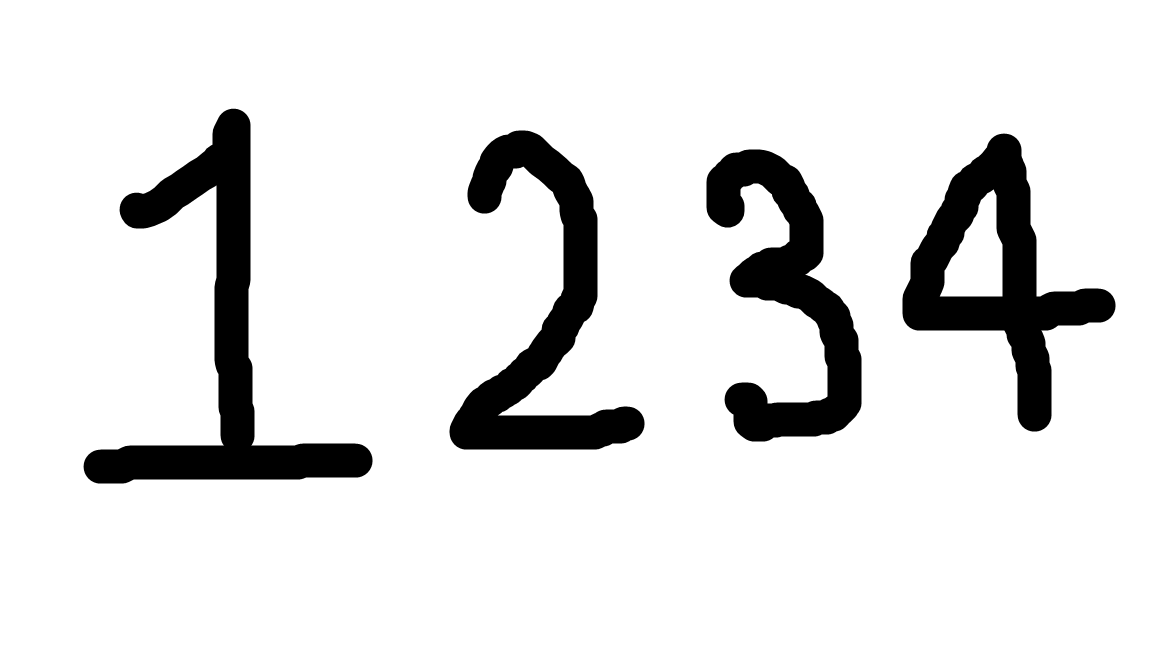
#> input picture Task_2_Segmentation/Dion_Experimentation/input/1234.png, 1152 x 648 px
$ jupyter execute task2.ipynb
#> lines starting #> are read from the running program, lines starting #| are printed output that depends on the picture; after the words box and inside, x2 and y2 are one past the last pixel; in counts of white or black regions, pixels touching at a corner belong together
[cell 1]
import cv2 as cv2
import numpy as np
import matplotlib.pyplot as plt

[cell 2]
def segment_image(path):
#> called with path = 'input/1234.png'
    image = cv2.imread(path, cv2.IMREAD_GRAYSCALE)
#> image is the input picture: shape (648, 1152); min 0, max 255, mean 225.5
    if image is None:
        raise ValueError(f"Image not found: {path}")
    else:

        image = 255 - image
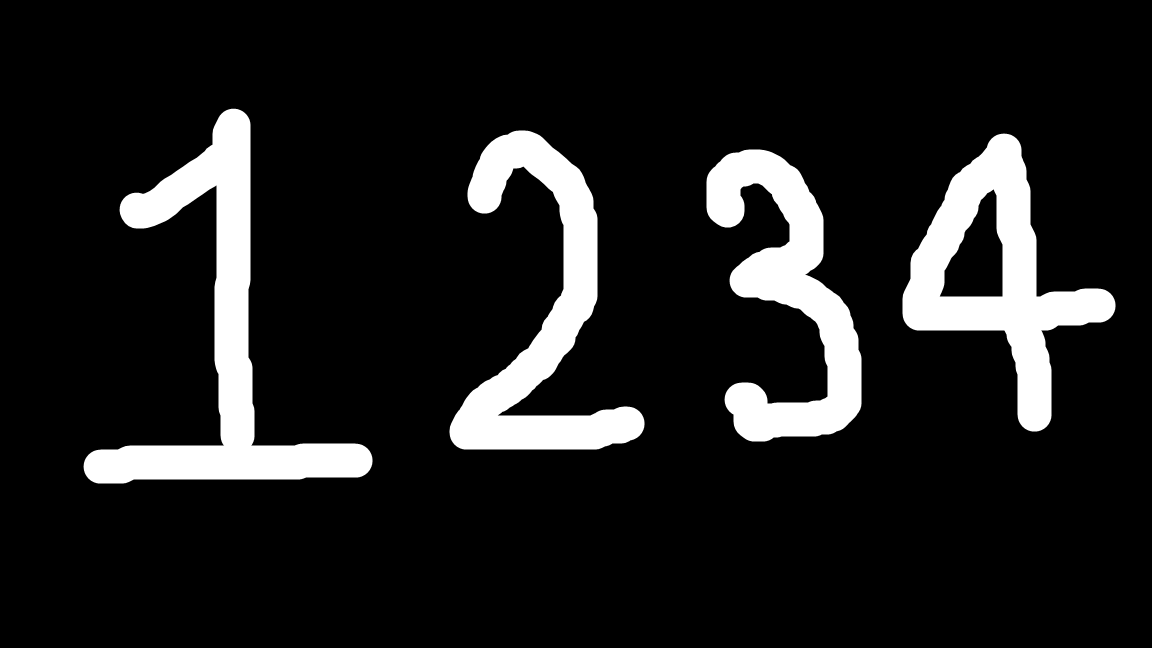
#> image: shape (648, 1152); min 0, max 255, mean 29.5

        _, thresh = cv2.threshold(image, 127, 255, cv2.THRESH_BINARY)
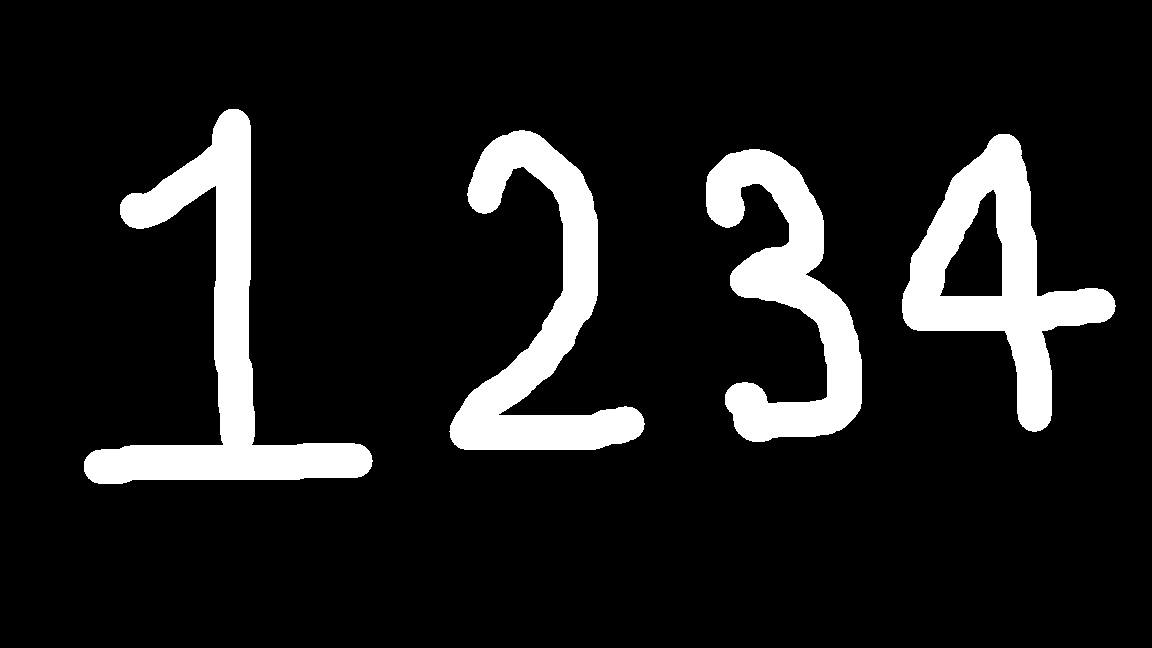
#> thresh: shape (648, 1152); 11.7% white; 4 white regions

        contours, _ = cv2.findContours(thresh, cv2.RETR_EXTERNAL, cv2.CHAIN_APPROX_SIMPLE)
#> contours = 4 contours; box (x1, y1, x2, y2) and area: (902, 134, 1116, 432) 25097, (84, 109, 373, 484) 24502, (449, 130, 645, 450) 20529, (706, 149, 862, 442) 19188

        contours = sorted(contours, key=lambda c: cv2.boundingRect(c)[0])

        digits = []
        for c in contours:
            x, y, w, h = cv2.boundingRect(c)

            # Skip small noise
            if w < 10 or h < 10:
                continue

            # 5️⃣ Crop and resize
            digit = thresh[y:y+h, x:x+w]
            digit = cv2.resize(digit, (28, 28))
            digits.append(digit)


            cv2.rectangle(image, (x, y), (x+w, y+h), 128, 1)
#> this loop made 4 passes
#> (x, y, w, h) on passes 1 to 4: (84, 109, 289, 375), (449, 130, 196, 320), (706, 149, 156, 293), (902, 134, 214, 298)
#> pass 1, in segment_image, `digit = thresh[y:y+h, x:x+w]`:
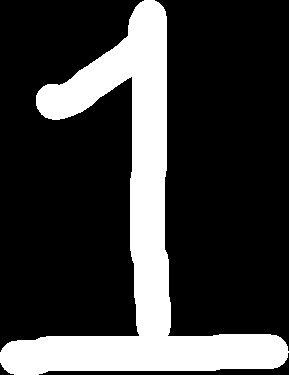
#> digit: shape (375, 289); 23.3% white; 1 white region, box (x1, y1, x2, y2) and area: (0, 0, 289, 375) 25214
#> pass 1, in segment_image, `digit = cv2.resize(digit, (28, 28))`:
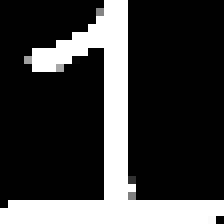
#> digit: shape (28, 28) (shown 8 times larger); min 0, max 255, mean 61.3
#> pass 2, in segment_image, `digit = thresh[y:y+h, x:x+w]`:
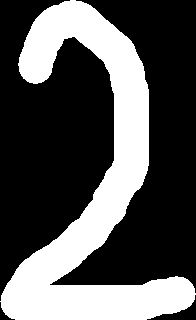
#> digit: shape (320, 196); 33.6% white; 1 white region, box (x1, y1, x2, y2) and area: (0, 0, 196, 320) 21097
#> pass 2, in segment_image, `digit = cv2.resize(digit, (28, 28))`:
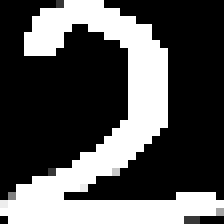
#> digit: shape (28, 28) (shown 8 times larger); min 0, max 255, mean 85.8
#> after the loop:
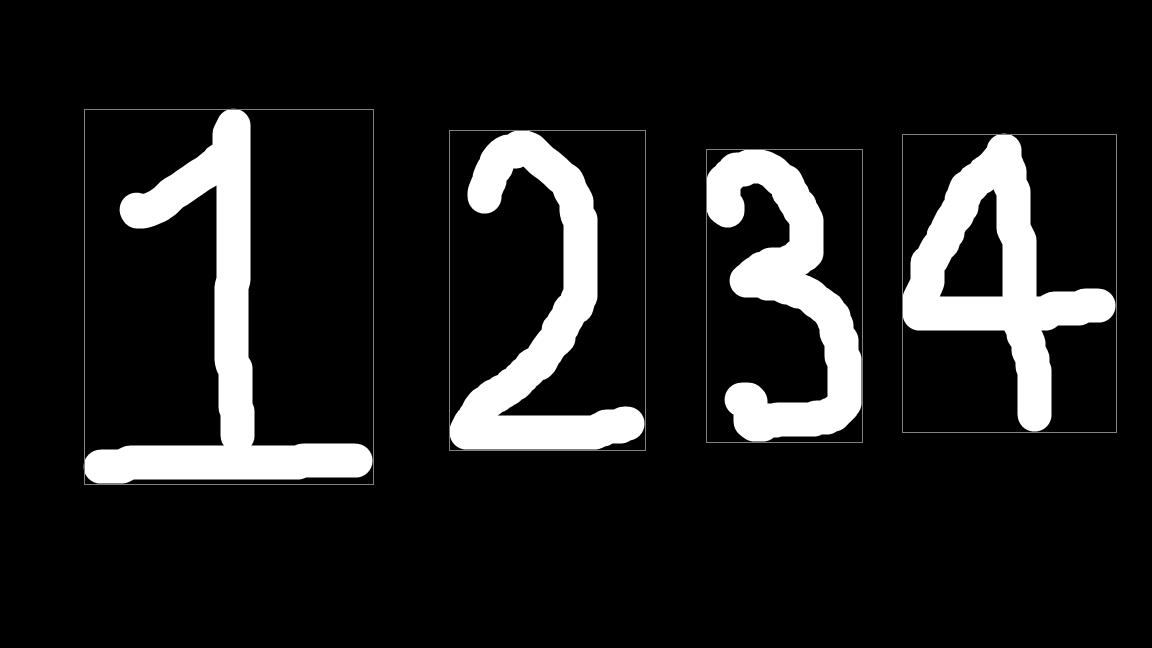
#> image: shape (648, 1152); 0.57% of pixels changed, all inside (x1, y1, x2, y2) = (84, 109, 1117, 485)
#> after the loop, digits = 4 items

        plt.figure(figsize=(10, 3))
        plt.imshow(image, cmap='gray')
        plt.title(f"Found {len(digits)} digits")
        plt.axis('off')
        plt.show()

        return digits

[cell 3]
path = 'input/1234.png'
digits = segment_image(path)
#> digits = 4 items
